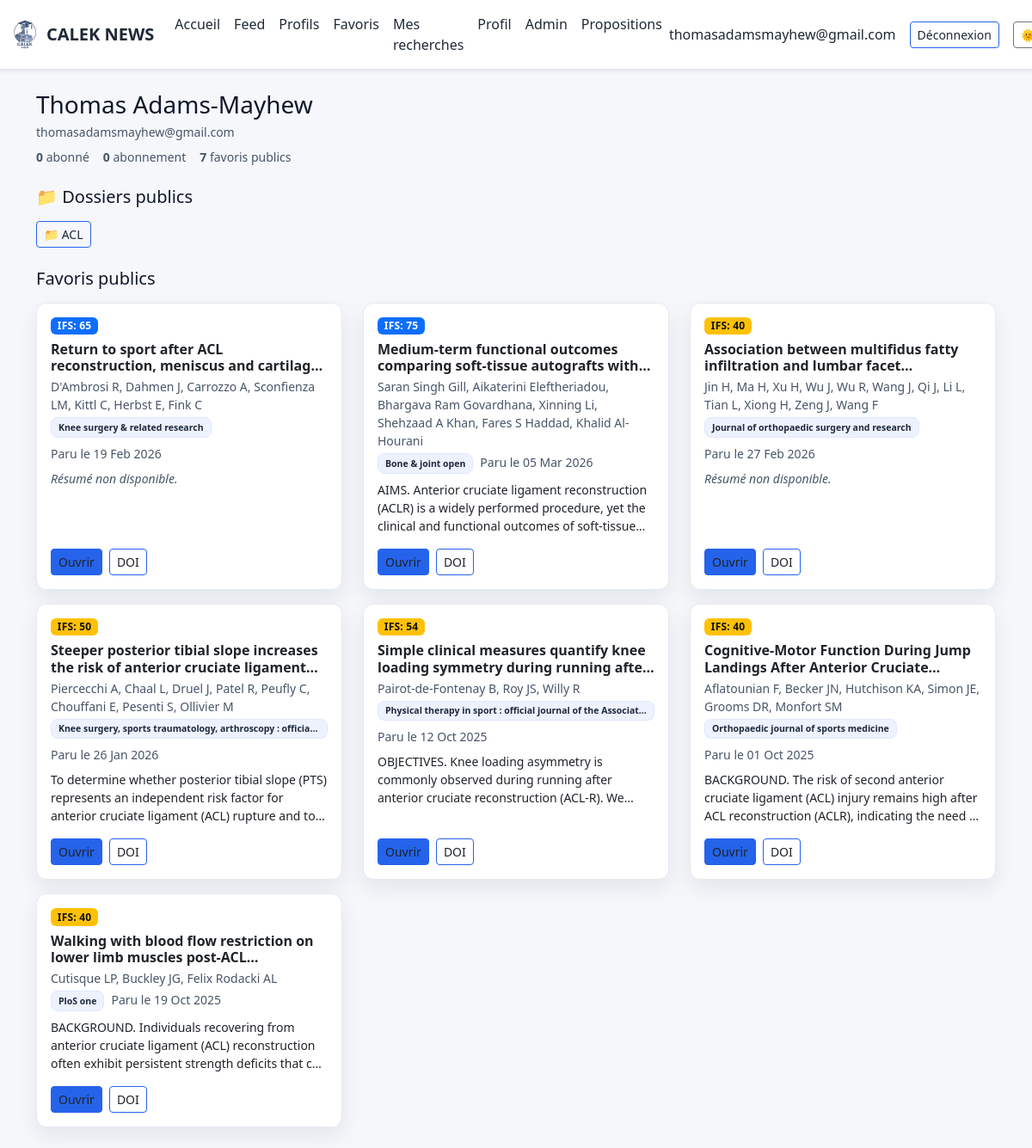
Before: /user/1 (signed in) with the older database file.
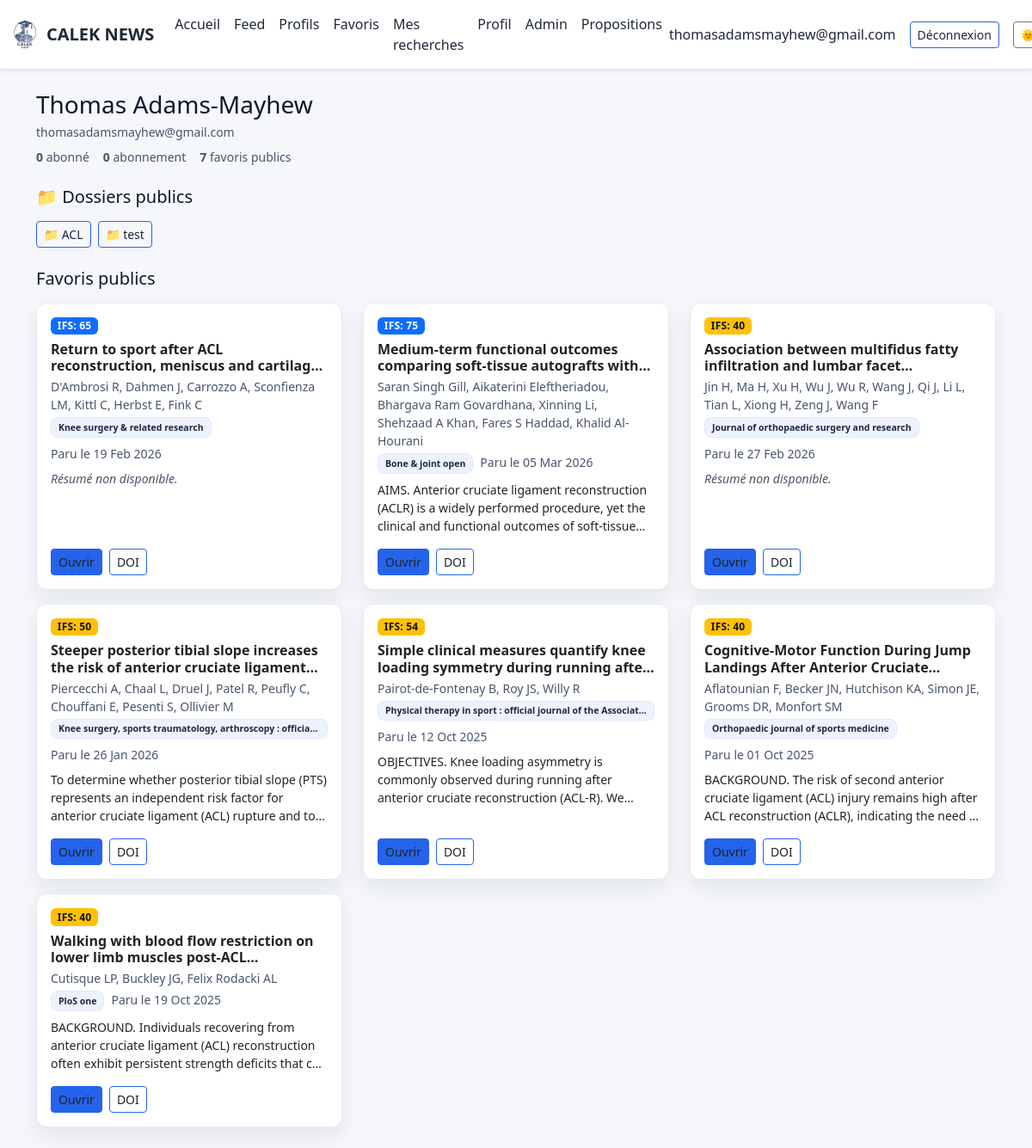
After: the same page with the newer database file.
### app.py (models this page shows, shortened)
class Folder(db.Model):
    __tablename__ = "folder"
    id = db.Column(db.Integer, primary_key=True)
    user_id = db.Column(db.Integer, db.ForeignKey("user.id"), nullable=False, index=True)
    name = db.Column(db.String(100), nullable=False)
    is_public = db.Column(db.Boolean, default=True, nullable=False)
    created_at = db.Column(db.DateTime, default=datetime.utcnow)
    user = db.relationship("User", backref=db.backref("folders", lazy="dynamic"))
    __table_args__ = (
        db.UniqueConstraint("user_id", "name", name="_user_folder_uc"),
    )

class Favorite(db.Model):
    __tablename__ = "favorite"
    id = db.Column(db.Integer, primary_key=True)
    user_id = db.Column(db.Integer, db.ForeignKey("user.id"), index=True, nullable=False)
    article_id = db.Column(db.Integer, db.ForeignKey("article.id"), index=True, nullable=False)
    note = db.Column(db.Text)
    is_public = db.Column(db.Boolean, default=True, nullable=False)
    public_note = db.Column(db.Text)
    created_at = db.Column(db.DateTime, default=datetime.utcnow)
    user = db.relationship("User", backref=db.backref("favorites", lazy="dynamic"))
    article = db.relationship("Article", backref=db.backref("favorited_by", lazy="dynamic"))
    __table_args__ = (
        db.UniqueConstraint("user_id", "article_id", name="_user_article_uc"),
    )

class Article(db.Model):
    id = db.Column(db.Integer, primary_key=True)
    title = db.Column(db.String(500), nullable=False)
    authors = db.Column(db.String(500))
    journal = db.Column(db.String(300))
    doi = db.Column(db.String(200), index=True)
    url = db.Column(db.String(500))
    abstract = db.Column(db.Text)
    published_date = db.Column(db.DateTime)
    published_at = db.Column(db.DateTime)
    source = db.Column(db.String(50))  # 'pubmed' | 'crossref' | 'manual'
    is_published = db.Column(db.Boolean, default=False)
    featured = db.Column(db.Boolean, default=False)
    domain = db.Column(db.String(80))
    pathology = db.Column(db.String(120))
    study_type = db.Column(db.String(80))
    source_order = db.Column(db.Integer)
    posted_by_id = db.Column(db.Integer, db.ForeignKey("user.id"))
    posted_by = db.relationship("User", backref="posts")
    created_at = db.Column(db.DateTime, default=datetime.utcnow)
    proposer_display_name = db.Column(db.String(120), nullable=True)

### app.py (the view)
@app.route('/user/<int:user_id>')
@login_required
def user_profile(user_id):
    u = User.query.get_or_404(user_id)
    is_following = Follow.query.filter_by(
        follower_id=current_user.id, followed_id=user_id
    ).first() is not None
    public_favs = (
        Favorite.query
        .options(joinedload(Favorite.article))
        .filter_by(user_id=u.id, is_public=True)
        .order_by(Favorite.created_at.desc())
        .all()
    )
    public_favs = [f for f in public_favs if f.article is not None]
    public_folders = Folder.query.filter_by(user_id=u.id, is_public=True).order_by(Folder.name.asc()).all()
    followers_count = Follow.query.filter_by(followed_id=u.id).count()
    following_count = Follow.query.filter_by(follower_id=u.id).count()
    return render_template('user_profile.html',
                           profile_user=u,
                           is_following=is_following,
                           public_favs=public_favs,
                           public_folders=public_folders,
                           followers_count=followers_count,
                           following_count=following_count)

### app.py (called while the page is built)
@login_manager.user_loader
def load_user(proposer_id):
    return User.query.get(int(proposer_id))

def _infer_study_score(article):
    st = (article.study_type or "").lower().strip()
    title = (article.title or "").lower()
    abst  = (article.abstract or "").lower()
    txt   = f"{st} {title} {abst}"
    m = {
        "meta-analysis": 25, "meta analyse": 25, "systematic review": 25,
        "randomized controlled trial": 20, "randomised controlled trial": 20, "rct": 20,
        "cohort": 12, "prospective": 12, "longitudinal": 12,
        "case-control": 10, "case control": 10,
        "cross-sectional": 8, "cross sectional": 8, "observational": 8,
        "case series": 5, "case report": 3, "pilot": 5
    }
    for k, v in m.items():
        if k in st:
            return v, k
    for kw, v in _STUDY_HINTS:
        if kw in txt:
            return v, kw
    return 0, "type d'étude non déterminé"

@app.context_processor
def inject_helpers():
    return {
        "reliability_score": reliability_score
    }

### templates/user_profile.html (shortened to what this page needs)
{% extends "layout.html" %}
{% block content %}
<div class="d-flex align-items-start justify-content-between flex-wrap gap-3 mb-4">
  <div>
    <h3 class="mb-1">{{ profile_user.name or profile_user.email.split('@')[0] }}</h3>
    <p class="text-muted small mb-2">{{ profile_user.email }}</p>
    <div class="d-flex gap-3 small text-muted">
      <span><strong>{{ followers_count }}</strong> abonné{{ 's' if followers_count > 1 else '' }}</span>
      <span><strong>{{ following_count }}</strong> abonnement{{ 's' if following_count > 1 else '' }}</span>
      <span><strong>{{ public_favs|length }}</strong> favori{{ 's' if public_favs|length > 1 else '' }} public{{ 's' if public_favs|length > 1 else '' }}</span>
    </div>
  </div>
</div>
{% if public_folders %}
<h5 class="mb-3">📁 Dossiers publics</h5>
<div class="d-flex flex-wrap gap-2 mb-4">
  {% for f in public_folders %}
    <a href="{{ url_for('folder_view', folder_id=f.id) }}" class="btn btn-outline-primary btn-sm">
      📁 {{ f.name }}
    </a>
  {% endfor %}
</div>
{% endif %}
<h5 class="mb-3">Favoris publics</h5>
{% if public_favs %}
<div class="row gy-3">
  {% for f in public_favs %}
  {% set a = f.article %}
    {% set sc = (reliability_score(a)[0]) if reliability_score is defined else None %}
    {% set ifs_cls = 'badge-ifs-success' if sc is not none and sc>=80
                      else ('badge-ifs-primary' if sc is not none and sc>=60
                      else ('badge-ifs-warning' if sc is not none and sc>=40 else 'badge-ifs-danger')) %}
    <div class="col-md-6 col-lg-4">
      <div class="card h-100 article-card p-3" data-article-id="{{ a.id }}" role="button" tabindex="0">
        <div class="d-flex flex-wrap gap-2 mb-2 align-items-center">
          {% if sc is not none %}<span class="badge badge-ifs {{ ifs_cls }}">IFS: {{ sc }}</span>{% endif %}
        </div>
        <h6 class="fw-bold line-clamp-2 mb-1">{{ a.title }}</h6>
        {% if a.authors %}<p class="text-muted small mb-1">{{ a.authors }}</p>{% endif %}
        <div class="small text-muted mb-2 d-flex flex-wrap gap-2">
          {% if a.journal %}<span class="badge badge-soft badge-journal">{{ a.journal }}</span>{% endif %}
          {% if a.published_date %}<span>Paru le {{ a.published_date.strftime('%d %b %Y') }}</span>{% endif %}
        </div>
        {% if a.abstract %}
          <p class="small line-clamp-3 mb-3">{{ (a.abstract|striptags)[:320] }}{% if a.abstract|length > 320 %}…{% endif %}</p>
        {% else %}
          <p class="small text-muted mb-3 fst-italic">Résumé non disponible.</p>
        {% endif %}
        <div class="mt-auto d-flex gap-2">
          {% if a.url %}<a class="btn btn-sm btn-primary" href="{{ a.url }}" target="_blank" onclick="event.stopPropagation()">Ouvrir</a>{% endif %}
          {% if a.doi %}<a class="btn btn-sm btn-outline-primary" href="https://doi.org/{{ a.doi }}" target="_blank" onclick="event.stopPropagation()">DOI</a>{% endif %}
        </div>
      </div>
    </div>
  {% endfor %}
</div>
{% else %}
  <p class="text-muted">Aucun favori public pour le moment.</p>
{% endif %}
{% endblock %}

Changed rows visible on the page:
added Folder: name "test"
